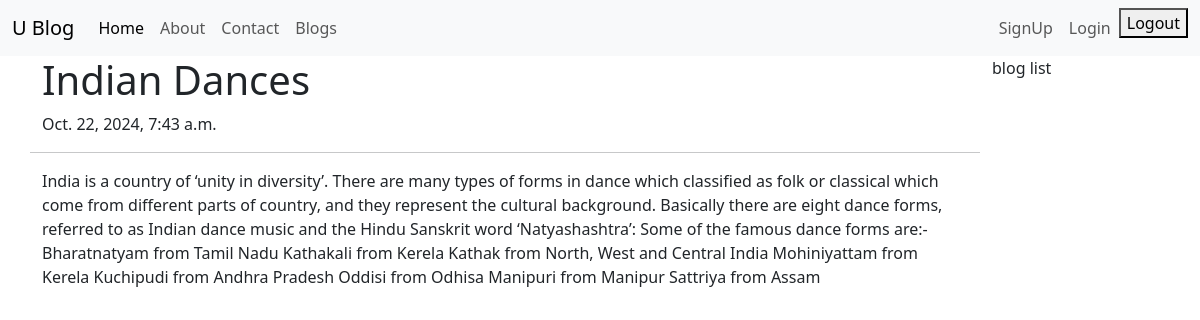
/blog/indian-dances, run on the app's committed database.
### blog/models.py (models this page shows, shortened)
class BlogTable(models.Model):
    STATUS_CHOICE = (('draft','Draft'),('publised','Published'))
    title = models.CharField(max_length=256)
    slug = models.SlugField(max_length=264)
    author = models.ForeignKey(User, related_name='blog_posts', on_delete=models.DO_NOTHING)
    body = models.TextField()
    image = models.ImageField(upload_to='blog/')
    publish = models.DateTimeField(default=timezone.now)
    created = models.DateTimeField(auto_now_add=True)
    updated = models.DateTimeField(auto_now=True)
    status = models.CharField(max_length=10, choices=STATUS_CHOICE, default='draft')
    objects = CustomeManager()
    class Meta:
        ordering =('-publish',)
    def __str__(self):
        return self.title

### blog/views.py (the view)
# urls.py: path('<str:slug>', views.blog_details_view, name="blog_details"),
def blog_details_view(request, slug):
    blog_details = get_object_or_404(BlogTable, slug=slug)
    print("This is data ", blog_details)
    print(type(blog_details))
    dict_data = {
        'blog_details' : blog_details,
    }
    response = render(request, 'blog/blog_details.html', context=dict_data)
    return response

### blog/models.py (called while the page is built)
    def get_queryset(self):
        return super().get_queryset().filter(status='draft')

### templates/blog/blog_details.html (shortened to what this page needs)
<!DOCTYPE html>
{% extends "blog/base.html" %}
{% block body_block %}
<div class="row">
   <h1>{{blog_details.title}}</h1>
   <p>{{blog_details.publish}}</p>
   <hr>
   <p>{{blog_details.body}}</p>
</div>
{% endblock  %}

### data on the page
BlogTable: title "Indian Dances", publish "Oct. 22, 2024, 7:43 a.m.", body "India is a country of ‘unity in diversity’. There are many types of forms in dance which classified as folk or classical which come from different parts of country, and they represent the cultural background. Basically there are eight dance forms, referred to as Indian dance music and the Hindu Sanskrit word ‘Natyashashtra’: Some of the famous dance forms are:- Bharatnatyam from Tamil Nadu Kathakali from Kerela Kathak from North, West and Central India Mohiniyattam from Kerela Kuchipudi from Andhra Pradesh Oddisi from Odhisa Manipuri from Manipur Sattriya from Assam"
